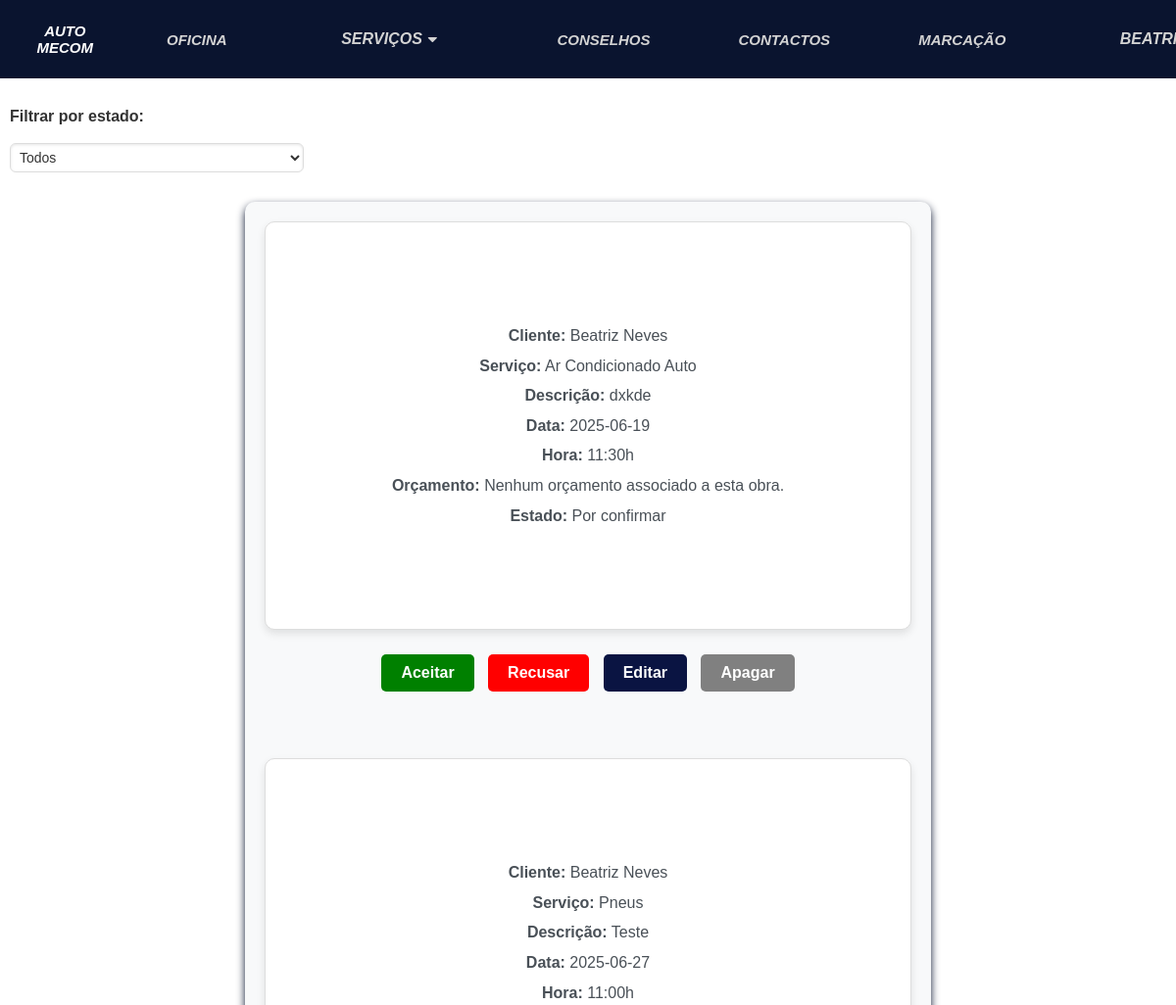
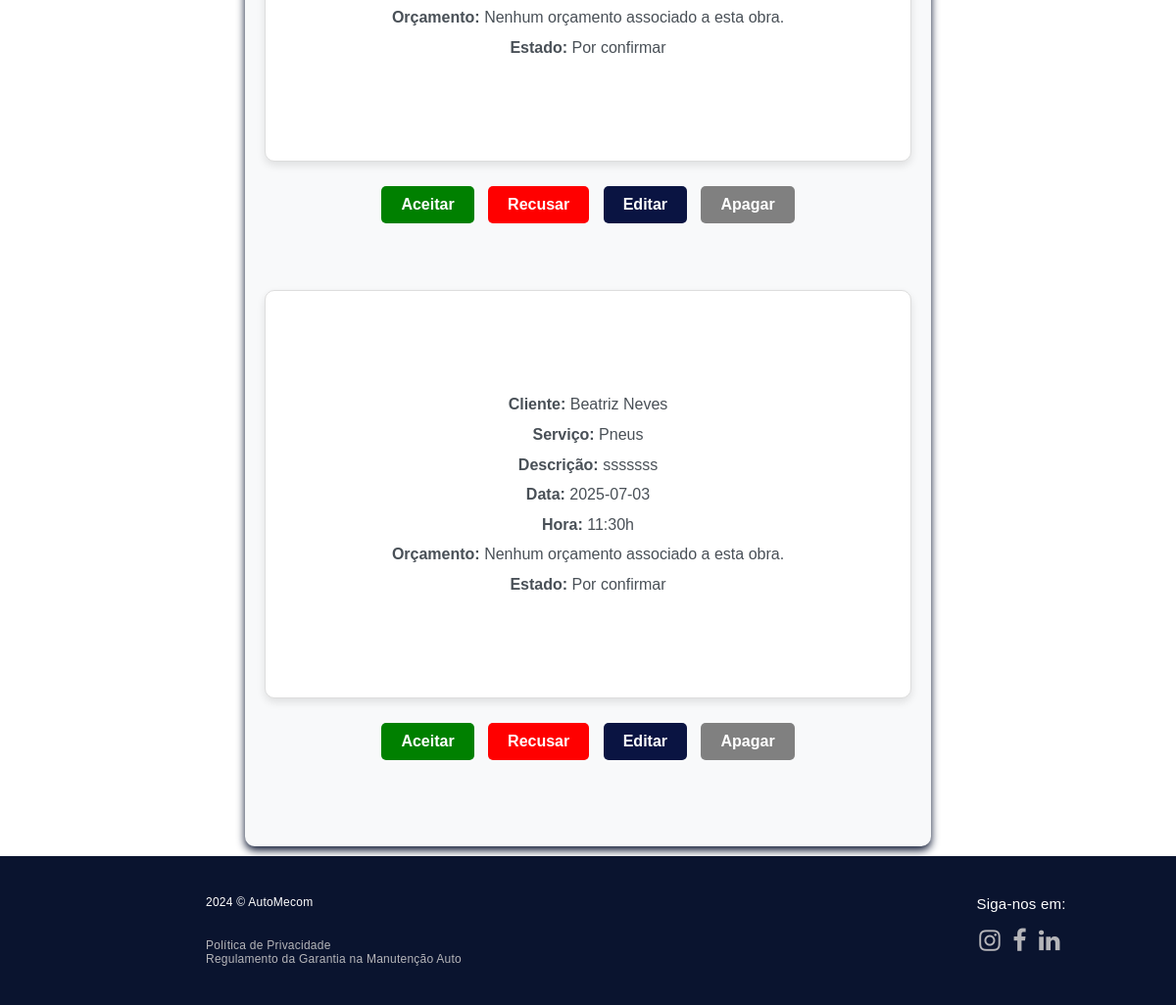
Page /marcacoes (signed in) on the committed database (2 pictures, top to bottom).
### automecom/models.py (models this page shows, shortened)
class Marcacao(models.Model):
    utilizador = models.ForeignKey(Utilizador, on_delete=models.CASCADE, related_name="marcacoes", blank=True,
                                   null=True)
    nome = models.CharField(max_length=200)
    apelido = models.CharField(max_length=200)
    email = models.CharField(max_length=200)
    servicos = models.ManyToManyField(Servico)
    veiculo = models.OneToOneField(Veiculo, on_delete=models.CASCADE)
    data = models.CharField(max_length=200, default=0)
    hora = models.CharField(max_length=200, default=0)
    descricao = models.TextField(max_length=500, blank=True, null=True)
    imagem = models.ImageField(null=True, blank=True)
    ESTADOS = [
        ('Por confirmar', 'Por confirmar'),
        ('Confirmado', "Confirmado"),
        ('Recusado', 'Recusado'),
        ('Terminada', 'Terminada')
    ]
    estado = models.CharField(max_length=50, choices=ESTADOS, default='Por confirmar')
    numero = models.IntegerField(default=0)
    orcamento = models.FileField(upload_to='tarefas/', null=True, blank=True)
    observacoes = models.TextField(max_length=500, default="Sem observações")
    fatura = models.FileField(upload_to='tarefas/', null=True, blank=True)

class Servico(models.Model):
    nome = models.CharField(max_length=50)
    descricao = models.CharField(max_length=350, default="", blank=True)
    tipo = models.ManyToManyField(TipoServico, blank=True)

### automecom/views.py (the view)
# urls.py: path('marcacoes', views.marcacoes_view, name="marcacoes"),
def marcacoes_view(request):
    utilizador = Utilizador.objects.get(user=request.user)
    filtro = request.GET.get('filtro', 'todos')  # Padrão é 'todos'
    if is_administrador(request.user):
        marcacoes = Marcacao.objects.all().order_by('data', 'hora')
        marcacoes = marcacoes.exclude(estado='Terminada')
    else:
        marcacoes = Marcacao.objects.filter(utilizador=utilizador).order_by('data', 'hora')
        marcacoes = marcacoes.exclude(estado='Terminada')
    if filtro != 'todos':
        marcacoes = marcacoes.filter(estado=filtro)
    context = {
        "marcacoes": marcacoes,
        "filtro": filtro,  # Passando o filtro para o template
    }
    return render(request, 'automecom/marcacoes.html', context)

### automecom/templatetags/custom_tags.py (called while the page is built)
@register.filter(name="is_administrador")
def is_administrador(user):
    if isinstance(user, AnonymousUser):
        return False
    try:
        utilizador = Utilizador.objects.get(user=user)
        print(f"Usuário {user.username} é administrador: {utilizador.administrador}")
    except Utilizador.DoesNotExist:
        return False
    return utilizador.administrador

### automecom/templates/automecom/marcacoes.html (shortened to what this page needs)
<!DOCTYPE html>
<html lang="en">
<head>
</head>
{% extends 'automecom/layout.html' %}
{% load custom_tags %}
{% block main %}
{% load static %}
<body>
<form method="get" action="" class="filter-form" style="width: 300px;">
    <label for="filtro" style="font-weight: bold;">Filtrar por estado:</label>
    <select name="filtro" id="filtro" onchange="this.form.submit()" style="padding: 5px; margin: 10px 0;">
        <option value="todos" {% if filtro == "todos" %}selected{% endif %}>Todos</option>
    </select>
</form>
<section class="marcacoesSection">
    {% if marcacoes %}
        {% for marcacao in marcacoes %}
            {% if marcacao.estado != "Terminado" %}
                <div class="Serv{% if user|is_administrador %} administrador{% endif %}">
                    <div>
                        <br>
                        {% if user|is_administrador %}
                            <p><strong>Cliente:</strong> {{ marcacao.nome }} {{ marcacao.apelido }}</p>
                            {% for servico in marcacao.servicos.all %}
                                <p><strong>Serviço:</strong> {{ servico.nome }}</p>
                            {% endfor %}
                            <p><strong>Descrição:</strong> {{ marcacao.descricao }}</p>
                            <p><strong>Data:</strong> {{ marcacao.data }}</p>
                            <p><strong>Hora:</strong> {{ marcacao.hora }}h</p>
                            {% if marcacao.orcamento %}
                                <p><strong>Orçamento:</strong> <a href="{{ marcacao.orcamento.url }}" target="_blank">Ver Orçamento</a></p>
                            {% else %}
                                <p><strong>Orçamento:</strong> Nenhum orçamento associado a esta obra.</p>
                            {% endif %}
                            <p><strong>Estado:</strong> {{ marcacao.estado }}</p>
    {% endif %}
                        <br>
                    </div>
                </div>
                {% if user|is_administrador %}
                        <div class="marcacao-admin-actions">
                            <a href="{% url 'automecom:alterar_estado_marcacao' marcacao.id 'Aceite' %}" class="botao" style="Background-color: green">Aceitar</a>
                            <a href="{% url 'automecom:alterar_estado_marcacao' marcacao.id 'Recusado' %}" class="botaoCancelar" style="Background-color: red">Recusar</a>
                            <a href="{% url 'automecom:editarmarc' marcacao.id %}" class="botao">Editar</a>
                            <a href="{% url 'automecom:apagarmarc' marcacao.id %}" class="botaoCancelar">Apagar</a>
                        </div>
                    {% else %}
                        <div class="marcacao-client-actions">
                            <a href="{% url 'automecom:editarmarc' marcacao.id %}" class="botao">Alterar</a>
                            <a href="{% url 'automecom:apagarmarc' marcacao.id %}" class="botaoCancelar">Cancelar</a>
                        </div>
                    {% endif %}
                <br>
            {% endif %}
        {% endfor %}
    {% else %}
        <p class="no-marcacoes">Não há marcações no momento.</p>
        <a href="marcacao" class="botao">Marcação</a>
    {% endif %}
</section>
</body>
</html>
{% endblock %}

### automecom/templates/automecom/layout.html (shortened to what this page needs)
{% load custom_tags %}
{% load static %}
<html lang="pt">
<head>
    <link rel="stylesheet" href="https://cdnjs.cloudflare.com/ajax/libs/font-awesome/4.7.0/css/font-awesome.min.css">
    <link rel="stylesheet" href="{% static 'automecom/css/estilos.css' %}">
</head>
<body>
  <header>
      <nav class="logo"><a class="textmenu" href="home">AUTO MECOM</a></nav>
      <nav class="textmenu menu-links">
        <a href="sobre">OFICINA</a>
        <div class="subnav">
            <a class="subnavbtn" href="servicos">SERVIÇOS <i class="fa fa-caret-down"></i></a>
        </div>
        <a href="conselhos">CONSELHOS</a>
        <a href="contactos">CONTACTOS</a>
        <a href="marcacao">MARCAÇÃO</a>
        <div class="subnav">
        {% if request.user.is_authenticated %}
            <a class="subnavbtn">{{ user.username }}</a>
        {% endif %}
        </div>
    </nav>
  </header>
  <div class="espace"></div>
  <main>
  <div class="conteudo">
      {% block main %}
      {% endblock main %}
    <footer>
      <div class="creditos">
          <div class="container">
              <div class="leftsubmenu">
                  <div>
                      <ul class="sub-menu">
                          <p>2024 © AutoMecom</p>
                          <br>
                            <li><a href="privacidade.html">Política de Privacidade</a></li>
                            <li><a href="garantia.html">Regulamento da Garantia na Manutenção Auto</a></li>
                      </ul>
                  </div>
              </div>
              <div class="rightsubmenu">
                  <p>Siga-nos em:</p>
                  <div class="social">
                      <a><a href="//www.instagram.com/automecom/" target="_blank"><i class="fa fa-instagram" style="font-size:25px;"></i></a></a>
                      <a><a href="" target="_blank"><i class="fa fa-facebook" style="font-size:25px;"></i></a></a>
                      <a><a href="" target="_blank"><i class="fa fa-linkedin" style="font-size:25px;"></i></a></a>
                  </div>
              </div>
          </div>
      </div>
  </footer>
</body>
</html>

### automecom/static/automecom/css/estilos.css (style rules this page uses)
* { padding: 0; margin: 0; box-sizing:border-box; font-family: sans-serif; }
header { height: 10vh; background: rgb(10, 20, 47); color: white; top: 0; z-index: 1000; position: fixed; display:flex; justify-content: space-between; align-items: center; width:100% }
.espace { height: 10vh; width:100% }
header nav { display:flex; justify-content: flex-end; }
nav { height: 100%; }
nav a { padding: 0 2.5em; text-decoration: none; color: lightgray; overflow: hidden; height: 100%; display: flex; justify-content: center; align-items: center; }
.subnav a { padding: 0 4em; text-decoration: none; font-size: 1rem; color: lightgray; overflow: hidden; height: 100%; }
.subnavbtn { z-index: 2; }
main { display: flex; margin: auto; flex-direction: column; min-height: 95vh; background-color:white; box-sizing: border-box; padding: 0px; width:100%; }
.conteudo { width: 100%; max-width: 1200px; margin:auto; padding : 10px; }
footer { position: relative; height: auto; display: flex; flex-direction:column; justify-content: flex-end; align-items: center; background: #0A142FFF; color: white; text-align: center; padding: 20px 0; bottom: 0; width: 100%; box-sizing: border-box; }
footer .creditos { background: #0A142FFF; width: 100%; font-size: 12px; font-weight: normal; letter-spacing: 0.24px; color: #ffffff; padding: 20px 0; margin: 0; }
footer .creditos .container { display: flex; flex-wrap: wrap; }
.container, .container-fluid { position: relative; width: 100%; padding: 0 20px; }
footer .creditos .container div { text-align: right; }
footer .rightsubmenu { color: white; font-size: 15px; margin-left: 200px; }
.leftsubmenu { padding-left: 10px; -ms-flex: 0 0 66.666667%; flex: 0 0 66.666667%; max-width: 66.666667%; display: flex; }
footer ul { padding-left: 180px; list-style: none; text-align: left; }
footer .creditos a { color:#B5B5B9; }
footer .creditos ul { font-size: 12px; }
.sub-menu a { color: white; text-decoration: none; }
p { margin-top: 0; margin-bottom: 1rem; }
footer .social { font-size: 0; padding: 5px 0; text-align: right; margin-top: -10px; }
.fa { padding: 6px; }
* { box-sizing:border-box }
.textmenu { font-size: 15px; color: white; font-weight: 550; letter-spacing: normal; text-transform: uppercase; text-align: center; position: relative; font-style: italic; }
label { font-size: 1rem; font-weight: bold; margin-bottom: 0.5rem; display: block; color: #333; }
input[type="text"], input[type="date"], input[type="time"], textarea, select { padding: 0.5rem; font-size: 1rem; border: 1px solid #ddd; border-radius: 10px; box-shadow: inset 0 1px 3px rgba(0, 0, 0, 0.1); width: 100%; }
form { margin: 20px 0; }
select, textarea { width: 100%; padding: 10px; border: 1px solid #ddd; border-radius: 6px; font-size: 14px; color: #333; background: #fff; box-shadow: inset 0 1px 3px rgba(0, 0, 0, 0.1); transition: border-color 0.3s; }
.marcacoesSection { background-color: #f8f9fa; padding: 20px; margin: 0 auto; max-width: 700px; box-shadow: 0 4px 8px rgb(10, 20, 47); transition: transform 0.3s ease, box-shadow 0.3s ease; }
section { background-color: rgb(10, 20, 66); padding: 20px; border-radius: 10px; margin: 20px; text-align: center; }
.Serv { background-color: #ffffff; border: 1px solid #ddd; padding: 80px; margin-bottom: 5px; border-radius: 10px; box-shadow: 0 4px 8px rgba(0, 0, 0, 0.1); transition: transform 0.3s ease, box-shadow 0.3s ease; }
.Serv p { font-size: 16px; color: #495057; line-height: 1.6; margin: 5px 0; }
.botaoCancelar { display: inline-block; background-color: grey; color: #ffffff; text-align: center; padding: 10px 20px; margin: 20px 5px; margin-bottom:50px; border-radius: 5px; text-decoration: none; font-size: 16px; font-weight: bold; transition: background-color 0.3s ease, transform 0.2s ease; }
.botao { display: inline-block; background-color: rgb(10, 20, 66); color: #ffffff; text-align: center; padding: 10px 20px; margin: 20px 5px; margin-bottom:50px; border-radius: 5px; text-decoration: none; font-size: 16px; font-weight: bold; transition: background-color 0.3s ease, transform 0.2s ease; }
ul, ol { margin: 0; padding: 0 0 0 20px; }
.menu-links { display: flex; gap: 15px; }

### rows in the picture
Marcacao: nome "Beatriz", apelido "Neves", descricao "dxkde", data "2025-06-19", hora "11:30", shows "Orçamento:", orcamento "Nenhum orçamento associado a esta obra.", estado "Por confirmar"
Servico: nome "Ar Condicionado Auto"
Marcacao: nome "Beatriz", apelido "Neves", descricao "Teste", data "2025-06-27", hora "11:00", shows "Orçamento:", orcamento "Nenhum orçamento associado a esta obra.", estado "Por confirmar"
Servico: nome "Pneus"
Marcacao: nome "Beatriz", apelido "Neves", descricao "sssssss", data "2025-07-03", hora "11:30", shows "Orçamento:", orcamento "Nenhum orçamento associado a esta obra.", estado "Por confirmar"
